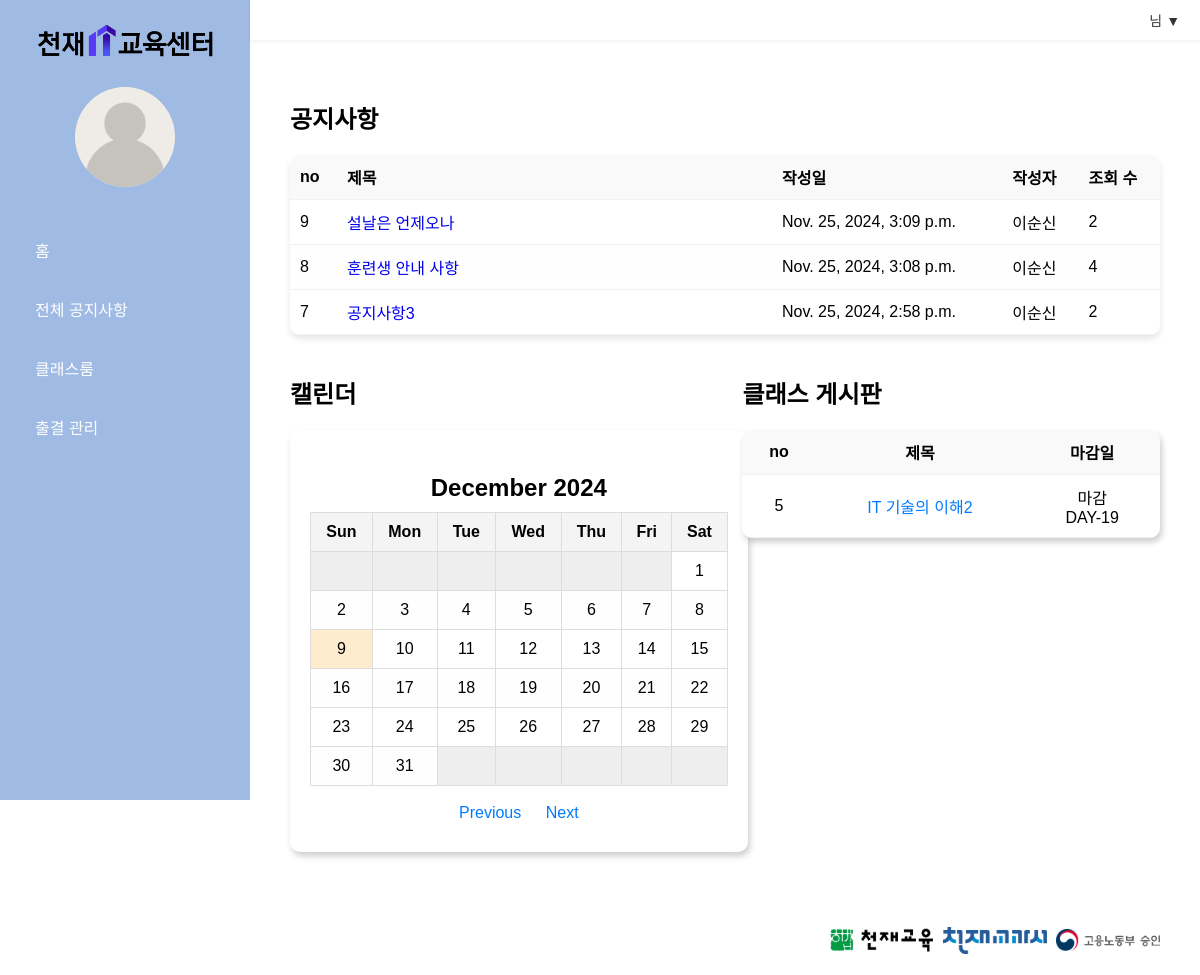
Before: /home/ with the older database file.
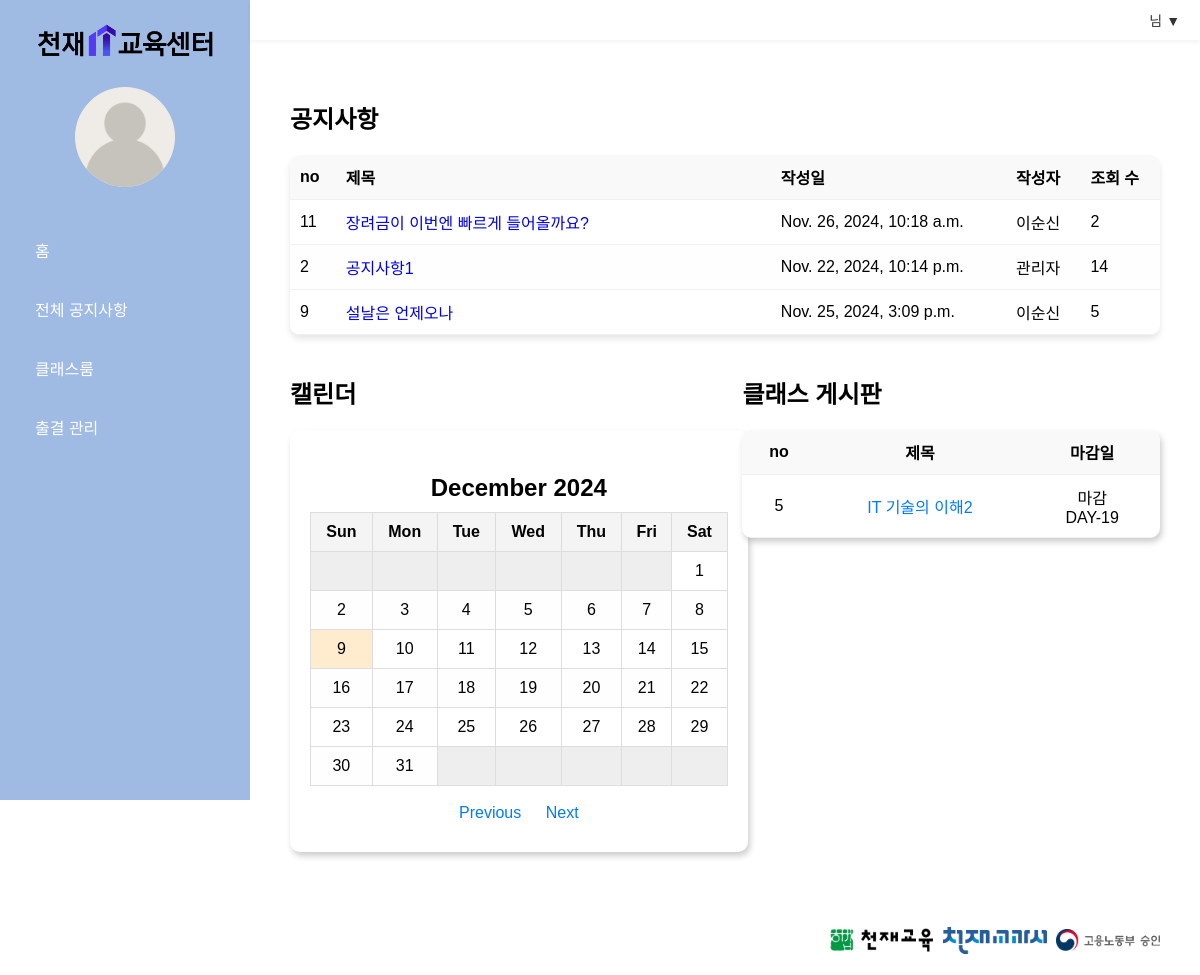
After: the same page with the newer database file.
### managementapp/models.py (models this page shows)
class Documents(models.Model):
    title = models.TextField(max_length=300)
    writer = models.CharField(max_length=200)
    content = models.TextField()
    rdate = models.DateTimeField()
    udate = models.DateTimeField()
    view_count = models.IntegerField()

class Assignments(models.Model):
    title = models.TextField(max_length=300)
    writer = models.CharField(max_length=200)
    content = models.TextField()
    rdate = models.DateTimeField()
    udate = models.DateTimeField()
    deadline = models.DateTimeField()
    view_count = models.IntegerField()

### managementapp/views.py (the view)
# urls.py: path('home/',views.home, name='home'),
def home(request):
    template = loader.get_template('home.html')
    documents = Documents.objects.all().order_by('-udate')[:3]
    today = now().date()  # 현재 날짜
    classroom = Assignments.objects.filter(
        deadline__gte=today  # 마감일이 오늘 날짜 이후인 항목
    ).annotate(
        deadline_date=TruncDate('deadline')  # deadline을 날짜로 변환 (시간 부분 제거)
    ).annotate(
        days_remaining=F('deadline_date') - today  # 남은 시간 계산 (날짜 차이)
    ).order_by('days_remaining')[:3]
    for assignment in classroom:
        assignment.days_remaining = assignment.days_remaining.days
    today = date.today()  # 날짜 계산을 위해 'today' 다시 정의
    year = int(request.GET.get('year', today.year))
    month = int(request.GET.get('month', today.month))
    cal = calendar.Calendar()
    month_days = cal.itermonthdays4(year, month)
    calendar_data = []
    week = []
    for day in month_days:
        if day[1] != month:  # 현재 달이 아닌 날짜는 비어있는 셀로 처리
            week.append(None)
        else:
            week.append(day[2])  # 현재 날짜를 추가
        if len(week) == 7:  # 한 주가 끝나면 추가
            calendar_data.append(week)
            week = []
    if week:  # 마지막 남은 주 추가
        calendar_data.append(week)
    context = {
        'documents': documents,
        'calendar_data': calendar_data,
        'year': year,
        'month': month,
        'month_name': calendar.month_name[month],
        'classroom': classroom,
        'today': today
    }
    return HttpResponse(template.render(context, request))

### managementapp/templates/home.html (shortened to what the changed rows need)
{% extends "base.html" %}
{% load static %}
{% block content %}
<link rel="stylesheet" href="{% static 'css/list.css' %}">
<link rel="stylesheet" href="{% static 'css/home.css' %}">
<div class="content">
    <h2>공지사항</h2>
    <div class="notice-table-wrapper">
        <table class="notice-table">
            <thead>
                <tr>
                    <th>no</th>
                    <th class="title-column">제목</th>
                    <th>작성일</th>
                    <th>작성자</th>
                    <th>조회 수</th>
                </tr>
            </thead>
            <tbody>
                {% for document in documents %}
                <tr>
                    <td>{{ document.id }}</td>
                    <td><a href="../notices/content/{{ document.id }}" style="text-decoration:none">{{ document.title }}</a></td>
                    <td>{{ document.rdate }}</td>
                    <td>{{ document.writer }}</td>
                    <td>{{ document.view_count }}</td>
                </tr>
                {% endfor %}
            </tbody>
        </table>
    </div>
    <div class="content-layout">
        <div class="cal-container-wrapper">
            <h2>캘린더</h2>
            <div class="cal-container">
                <div class="cal-navigation">
                    <div class="cal-table">
                        <table class="cal-table-content">
                            <thead>
                                <tr>
                                    <th class="cal-th">Sun</th>
                                    <th class="cal-th">Mon</th>
                                    <th class="cal-th">Tue</th>
                                    <th class="cal-th">Wed</th>
                                    <th class="cal-th">Thu</th>
                                    <th class="cal-th">Fri</th>
                                    <th class="cal-th">Sat</th>
                                </tr>
                            </thead>
                            <tbody>
                                {% for week in calendar_data %}
                                <tr>
                                    {% for day in week %}
                                    {% if day %}
                                    <td class="cal-td {% if day == today.day and month == today.month and year == today.year %}cal-today{% endif %}">
                                        {{ day }}
                                    </td>
                                    {% else %}
                                    <td class="cal-td cal-empty"></td>
                                    {% endif %}
                                    {% endfor %}
                                </tr>
                                {% endfor %}
                            </tbody>
                        </table>
                    </div>
                    <br/>
                </div>
            </div>
        </div>
        <div class="classroom-board-wrapper">
            <h2>클래스 게시판</h2>
            <div class="classroom-board">
                <table class="classroom-table">
                    <thead>
                        <tr>
                            <th>no</th>
                            <th class="title-column">제목</th>
                            <th>마감일</th>
                        </tr>
                    </thead>
                    <tbody>
                        {% for assignment in classroom %}
                        <tr>
                            <td>{{ assignment.id }}</td>
                            <td><a href="../classroom/content/{{ assignment.id }}" style="text-decoration:none">{{ assignment.title }}</a></td>
                            {%if assignment.days_remaining > 0 %}
                            <td>마감<br/> DAY-{{ assignment.days_remaining }} </td>
                            {%else%}
                            <td style="color:red">마감<br/> D-DAY</td>
                            {%endif%}
                        </tr>
                        {% endfor %}
                    </tbody>
                </table>
            </div>
        </div>
    </div>
</div>
{% endblock %}

Changed rows visible on the page:
removed Documents: id "8", title "훈련생 안내 사항", rdate "Nov. 25, 2024, 3:08 p.m.", writer "이순신", view_count "4"
no longer on this page (row edited): Documents: id "7", title "공지사항3", rdate "Nov. 25, 2024, 2:58 p.m.", writer "이순신", view_count "2"
added Documents: id "11", title "장려금이 이번엔 빠르게 들어올까요?", rdate "Nov. 26, 2024, 10:18 a.m.", writer "이순신", view_count "2"
now on this page (row edited): Documents: id "2", title "공지사항1", rdate "Nov. 22, 2024, 10:14 p.m.", writer "관리자", view_count "14"
changed Documents "설날은 언제오나": view_count "2" → "5"
